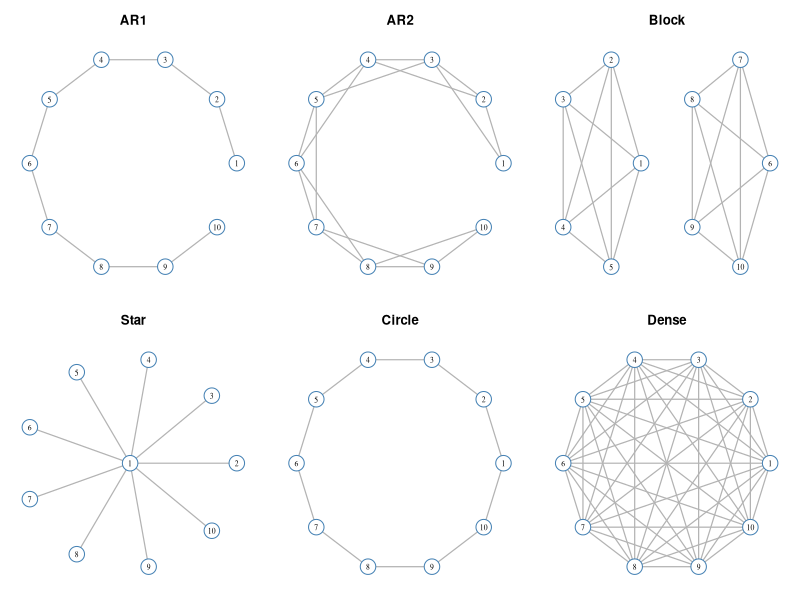

Recreate this plot in R.
library(igraph)

get_omega_structure <- function(p_dim, structure_type) {
  Omega <- matrix(0, p_dim, p_dim)
  Sigma <- matrix(0, p_dim, p_dim) 
  
  if (structure_type %in% c("AR1", "Block")) {
    if (structure_type == "AR1") {
      for (i in 1:p_dim) {
        for (j in 1:p_dim) {
          Sigma[i, j] <- 0.7^abs(i - j) 
        }
      }
      Omega <- solve(Sigma)
    } else if (structure_type == "Block") {
      split <- floor(p_dim / 2)
      diag(Sigma) <- 1
      Sigma[1:split, 1:split] <- 0.5; diag(Sigma[1:split, 1:split]) <- 1
      Sigma[(split + 1):p_dim, (split + 1):p_dim] <- 0.5; diag(Sigma[(split + 1):p_dim, (split + 1):p_dim]) <- 1
      Omega <- solve(Sigma)
    }
  } else { 
    if (structure_type == "AR2") {
      diag(Omega) <- 1
      val1 <- 0.5; val2 <- 0.25 
      for (i in 1:(p_dim - 1)) Omega[i, i + 1] <- Omega[i + 1, i] <- val1
      for (i in 1:(p_dim - 2)) Omega[i, i + 2] <- Omega[i + 2, i] <- val2
    } else if (structure_type == "Star") {
      diag(Omega) <- 1
      rho <- 0.1 
      Omega[1, 2:p_dim] <- Omega[2:p_dim, 1] <- rho # 节点1连向所有人
      Omega[1, 1] <- 1 
    } else if (structure_type == "Circle") {
      diag(Omega) <- 2
      val <- 0.5 
      for (i in 1:(p_dim - 1)) Omega[i, i + 1] <- Omega[i + 1, i] <- val
      Omega[1, p_dim] <- Omega[p_dim, 1] <- val 
    } else if (structure_type == "Dense") {
      Omega[,] <- 0.1 
      diag(Omega) <- 2   
    }
  }
  return(Omega)
}

plot_structure_fixed <- function(p_dim) {
  types <- c("AR1", "AR2", "Block", "Star", "Circle", "Dense")
  par(mfrow = c(2, 3), mar = c(1, 1, 3, 1))
  
  for (type in types) {
    Theta <- get_omega_structure(p_dim, type)
    diag(Theta) <- 0
    adj_mat <- abs(Theta) > 1e-5
    g <- graph_from_adjacency_matrix(adj_mat, mode = "undirected", diag = FALSE)
    
    l <- matrix(0, nrow = p_dim, ncol = 2) 
    
    if (type == "Star") {
      l[1, ] <- c(0, 0) 
      n_outer <- p_dim - 1
      angles <- seq(0, 2*pi, length.out = n_outer + 1)[1:n_outer]
      
      l[2:p_dim, 1] <- cos(angles) 
      l[2:p_dim, 2] <- sin(angles) 
      
    } else if (type == "Block") {
      split <- floor(p_dim / 2)
      
      angles1 <- seq(0, 2*pi, length.out = split + 1)[1:split]
      l[1:split, 1] <- cos(angles1) - 1.5 
      l[1:split, 2] <- sin(angles1)
      
      n_rest <- p_dim - split
      angles2 <- seq(0, 2*pi, length.out = n_rest + 1)[1:n_rest]
      l[(split + 1):p_dim, 1] <- cos(angles2) + 1.5 
      l[(split + 1):p_dim, 2] <- sin(angles2)
      
    } else {
      l <- layout_in_circle(g)
    }
    v_color <- rep("white", p_dim)

    plot(g,layout = l,
         main = paste0(type),
         vertex.size = 15,vertex.label = 1:p_dim,      
         vertex.label.cex = 0.7,vertex.label.color = "black",
         vertex.color = v_color,vertex.frame.color = "steelblue",
         edge.color = "gray70",edge.width = 1.2)           
  }
}

plot_structure_fixed(10)
